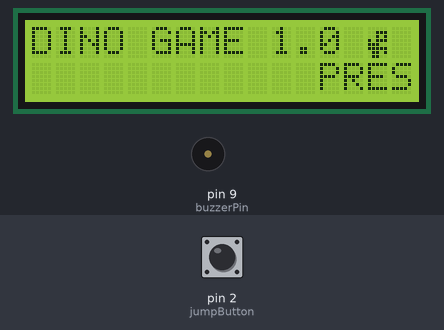
Bench run of a sketch on a simulated Arduino Uno, built with avr-gcc and run on an emulated ATmega328P. On the bench: 16×2 character LCD, buzzer (waves = sounding). Inputs (shaded band) come from the test bench; at power-on: pin 2 (jumpButton) HIGH.

Above: at 1.7 s.
1.8 s: pin 2 (jumpButton) pulled LOW for 0.55 s
At 2.26 s:
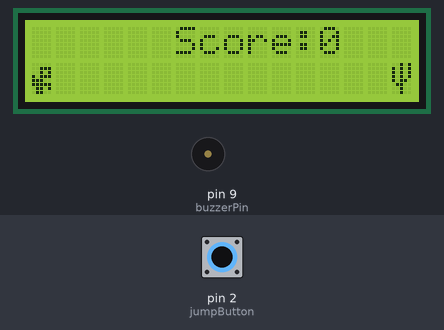
4.2 s: pin 2 (jumpButton) pulled LOW for 1 s
At 4.36 s:
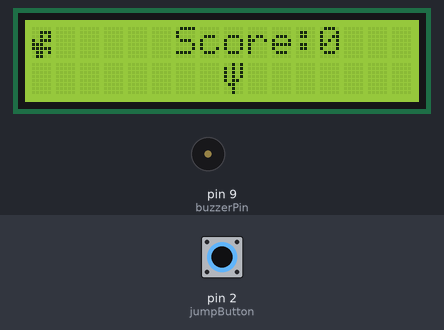
6.7 s: pin 2 (jumpButton) pulled LOW for 0.55 s
At 7.66 s:
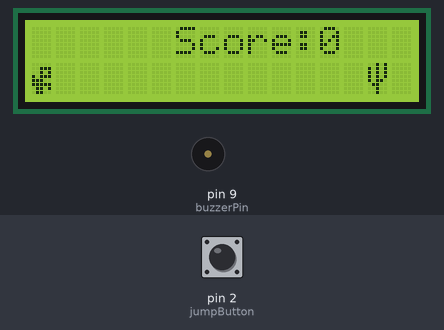
10.2 s: pin 2 (jumpButton) pulled LOW for 3.2 s
At 11.46 s:
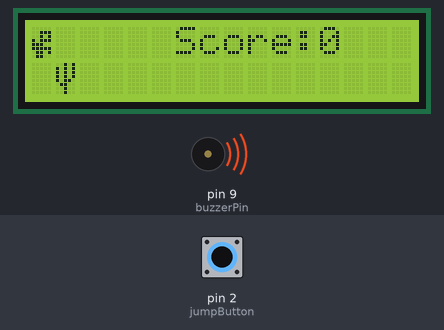
14.9 s: pin 2 (jumpButton) pulsed LOW 5 times (0.12 s each, 0.3 s apart)
At 16.66 s:
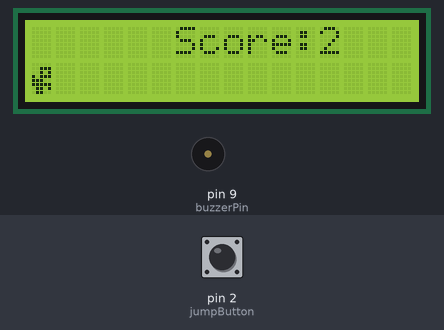
Timing chart, 0 to 18.2 s (numbered marks = the images above; inputs shaded):
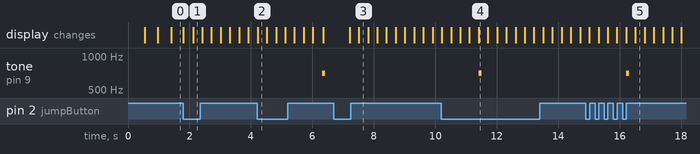

Measured:
- after the input at 1.8 s, the display: first changes at once (image 1 shows a later state)
- after the input at 4.2 s, the display: changes at once (image 2)
- after the input at 6.7 s, the display: first changes after 0.51 s (image 3 shows a later state)
- after the input at 10.2 s, the display: first differs from a run without the input after 0.31 s (image 4 shows a later state)
- after the input at 14.9 s, the display: first changes after 0.11 s (image 5 shows a later state)

The sketch:

game_dino.ino
```cpp
#include <LiquidCrystal_I2C.h>
LiquidCrystal_I2C lcd(0x27, 16, 2);

int switchState = 0;
int switchFirstPress = 0;

int buzzerPin = 9;
int jumpButton = 2;
int j;
int score = 0;
unsigned long t;
unsigned long t1;
unsigned long t2;
unsigned long t3;

int objectDelay = 300; // basic cactus moving speed
int objectDecrease = 20; // decreases delay

bool dinoUp = false; // Position state of dino

byte cactus[8] = { // Cactus character
  0b00101,
  0b10101,
  0b10101,
  0b10101,
  0b10110,
  0b01100,
  0b00100,
  0b00100,
};

byte dino[8] = { // Dino character
  0b00000,
  0b00111,
  0b00101,
  0b10111,
  0b11100,
  0b11111,
  0b01101,
  0b01100,
};

void setup() {
  lcd.init();
  lcd.backlight();
  lcd.createChar(7, cactus);
  lcd.createChar(6, dino);
  pinMode(buzzerPin, OUTPUT);
  pinMode(jumpButton, INPUT_PULLUP);
  j = 15;
  t = millis();
  t1 = millis();
  t2 = millis();
  t3 = millis();
  Serial.begin(9600);

  // Show the start screen and wait for button press
  switchFirstPress = digitalRead(jumpButton);
  while (switchFirstPress == HIGH) {
    for (int i = 15; i >= 0; i--) {
      lcd.setCursor(i, 1);
      lcd.print("PRESS TO START");
      lcd.setCursor(0, 0);
      lcd.print("DINO GAME 1.0");
      lcd.setCursor(14, 0);
      lcd.write(6); // Display dino on start screen
      delay(400);
      lcd.clear();
      switchFirstPress = digitalRead(jumpButton);
      if (switchFirstPress == LOW) {
        break;
      }
    }
  }
  delay(300);
}

void loop() {
  switchState = digitalRead(jumpButton);

  if ((millis() - t) >= objectDelay) { // Delay on cactus move
    t = millis();
    lcd.clear();

    // Display cactus moving position
    lcd.setCursor(j, 1);
    lcd.write(7);
    j = j - 1;
    if (j == -1) {
      j = 15;
    }

    // Display score
    lcd.setCursor(6, 0);
    lcd.print("Score:");
    lcd.print(score);

    // Display dino at the correct row
    if (dinoUp) {
      lcd.setCursor(0, 0); // Dino jumps to top row
      lcd.write(6);
    } else {
      lcd.setCursor(0, 1); // Dino stays at bottom row
      lcd.write(6);
    }
  }

  // Check if the button is pressed for jump
  if (switchState == LOW && dinoUp == false) {
    // Dino jumps
    dinoUp = true;
  } else if (switchState == HIGH && dinoUp == true) {
    // Dino lands immediately when the button is released
    dinoUp = false;
  }

  // Check collision and game over logic
  if (((millis() - t3) >= 1000) && (j == 0)) { // Adjusted to check collision
    t3 = millis();
    if (dinoUp) {
      tone(buzzerPin, 700, 100);
      score++;
      if (score % 5 == 0) {
        objectDelay -= objectDecrease;
        if (objectDelay <= 100) { // Max speed limit
          objectDecrease = 0;
        }
      }
    } else { // Game over
      lcd.clear();
      lcd.setCursor(0, 0);
      tone(buzzerPin, 700, 100);
      lcd.print("   GAME OVER!   ");
      lcd.setCursor(0, 1);
      lcd.print("Push Button");
      score = 0;
      j = 15;
      objectDelay = 300; // Reset speed

      // Wait for button press to restart
      while (digitalRead(jumpButton) == HIGH) {
        // Wait for button press
      }
      delay(500);
    }
  }
}
```
